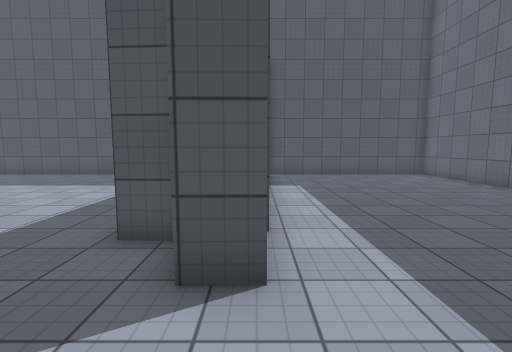
View 1 (above)

16 first-person views from a walk through a 3-D level made in the Unity game engine. The camera is 1.5 m above the floor, tilts 6° down and sees 85° across. The floor is counted in squares, 1 m on a side. Each view is taken from the middle of a square. On the plan, view 1 faces up. The plan holds only what a view shows up to about 14 squares ahead; the rest is blank. The place goes on beyond the plan. Surface patterns are stand-ins for the level's own textures.

View 2
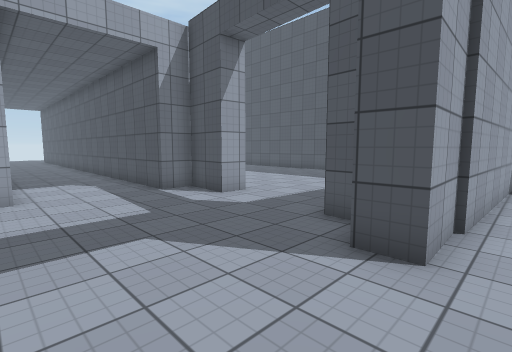

View 3
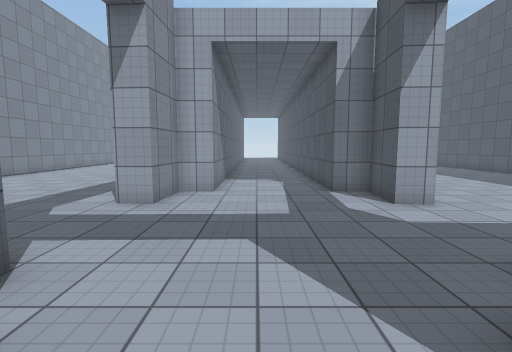

View 4
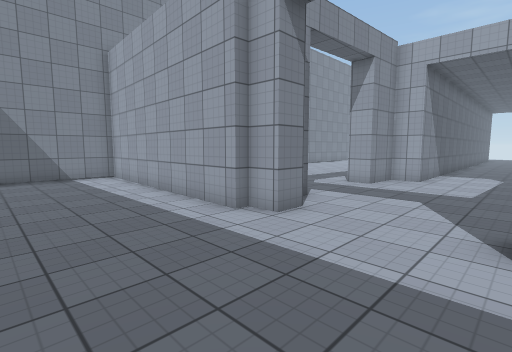

View 5
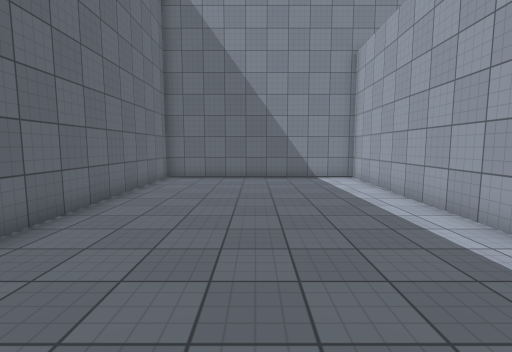

View 6
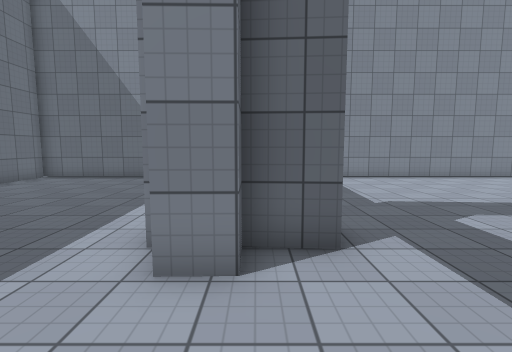

View 7
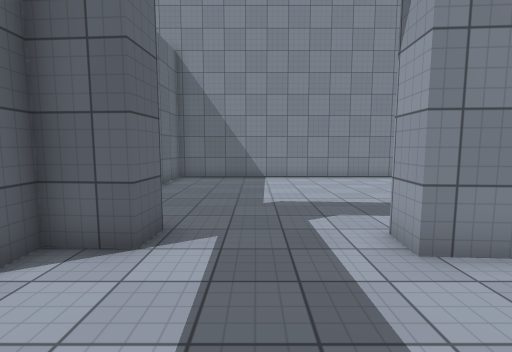

View 8
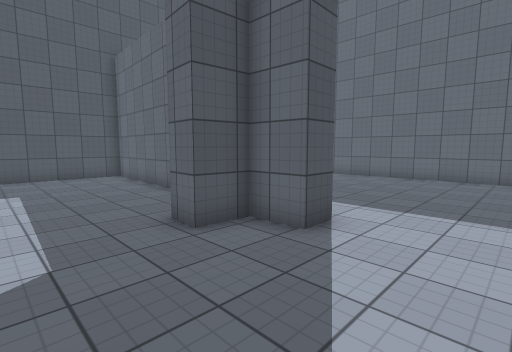

View 9
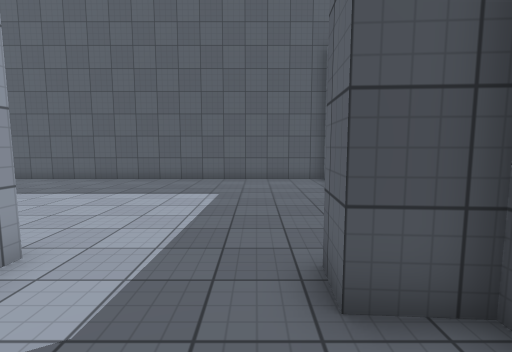

View 10
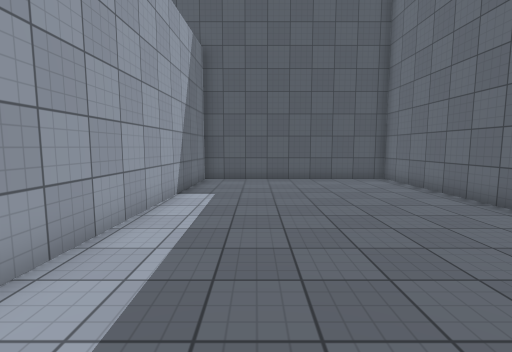

View 11
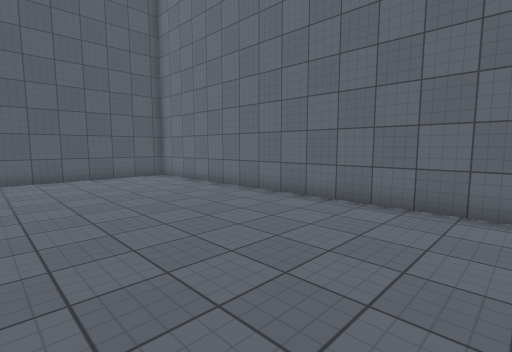

View 12
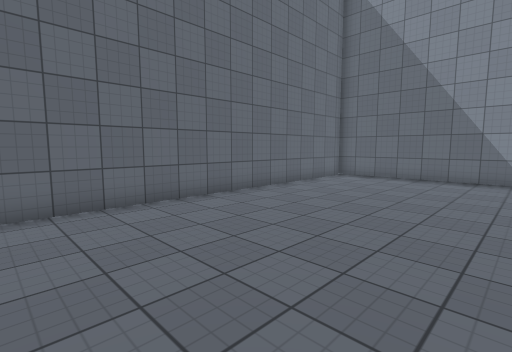

View 13
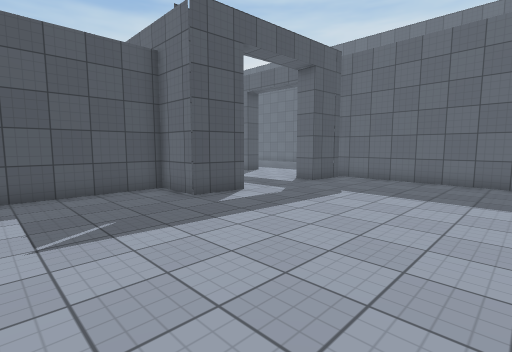

View 14
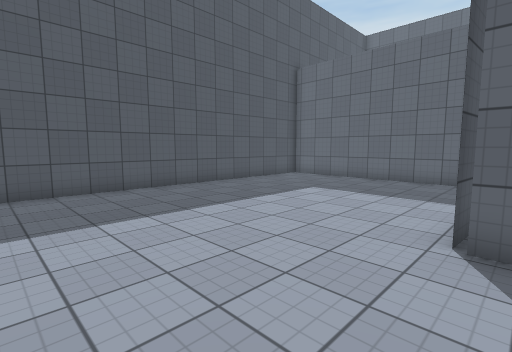

View 15
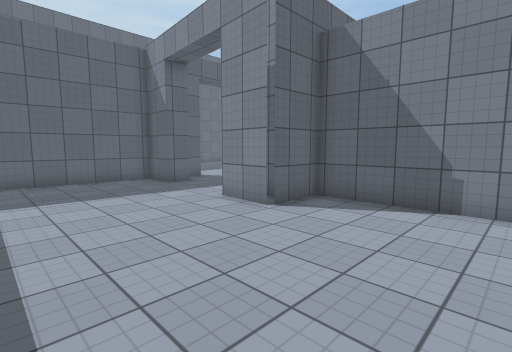

View 16
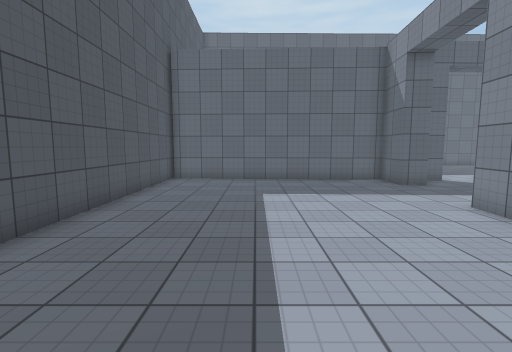

### Floor plan
Points are (right, up) in squares from view 1. A wall is a line through its corners. A room is listed if a view was taken in it or the views show most of it. See-through windows are left out.
Room 1 (views 1, 6, 7, 8, 9, 13, 14, 15, 16)
walls: (-7.1, 5.7) (-8.3, 5.8) (-6.2, 5.6) (-6.2, 4.6) (-8.3, 4.8) (-8.3, 3.6) (-13.5, 3.6); (-12.9, -0.4) (-8.3, -0.4) (-8.3, -1.6) (-6.2, -1.7) (-6.3, -2.7) (-8.3, -2.6) (-8.3, -0.4) (-12.8, -0.4); (-12.8, 3.6) (-8.3, 3.6) (-8.3, 5.8); (0.2, 2.9) (-0.9, 2.9) (-0.9, 4.3) (-2.2, 4.4) (-2.2, 5.4) (-0.3, 5.2) (0.1, 14.8); (-0.2, -3.1) (-2.3, -3) (-2.2, -2) (-0.8, -2.1) (-0.8, -1.1) (0.3, -1.1); (-13.5, -11.6) (-0.2, -11.6) (0.1, -3.2); (0, 15) (-13.5, 15)
ways out: opening at (0.3, 1) to room 2
Room 2 (views 2, 3, 4, 5, 10, 11, 12)
walls: (0, -1) (0, -2.1) (0.6, -2.2) (0.2, -11.6) (9.3, -11.6) (9, 15) (0, 15); (0.6, 14.8) (0.2, 2.9)
ways out: opening at (0.3, 1) to room 1

Positions as (right, up) in squares from view 1, and headings:
1: (0, 0), facing up
2: (1, -1), facing up-left
3: (1, 1), facing left
4: (5, 3), facing down-left
5: (5, 2), facing down
6: (-1, 2), facing down
7: (-4, 2), facing down
8: (-5, 0), facing up-right
9: (-3, 2), facing up
10: (3, 2), facing up
11: (2, 1), facing up-right
12: (2, 2), facing down-right
13: (-13, -10), facing up-right
14: (-13, 5), facing up-right
15: (-13, 11), facing down-right
16: (-13, 11), facing right
